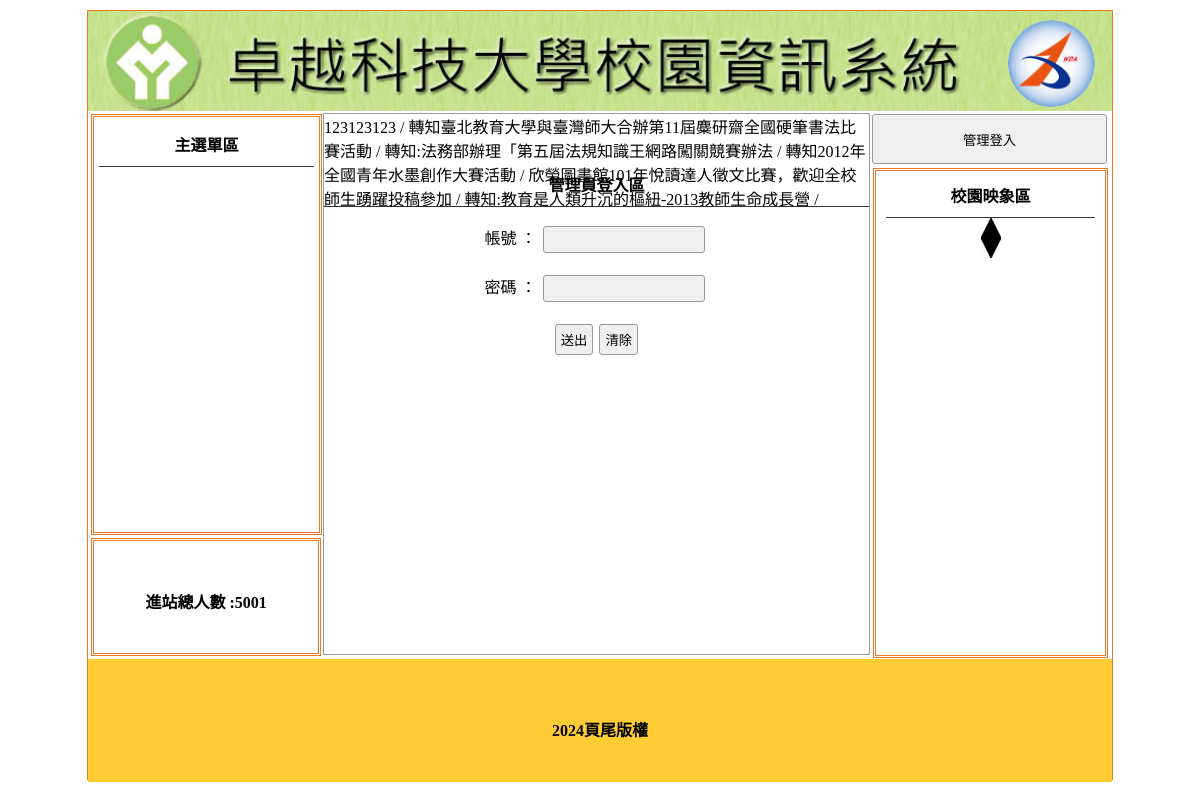
The page /?do=login on the database as committed earlier.
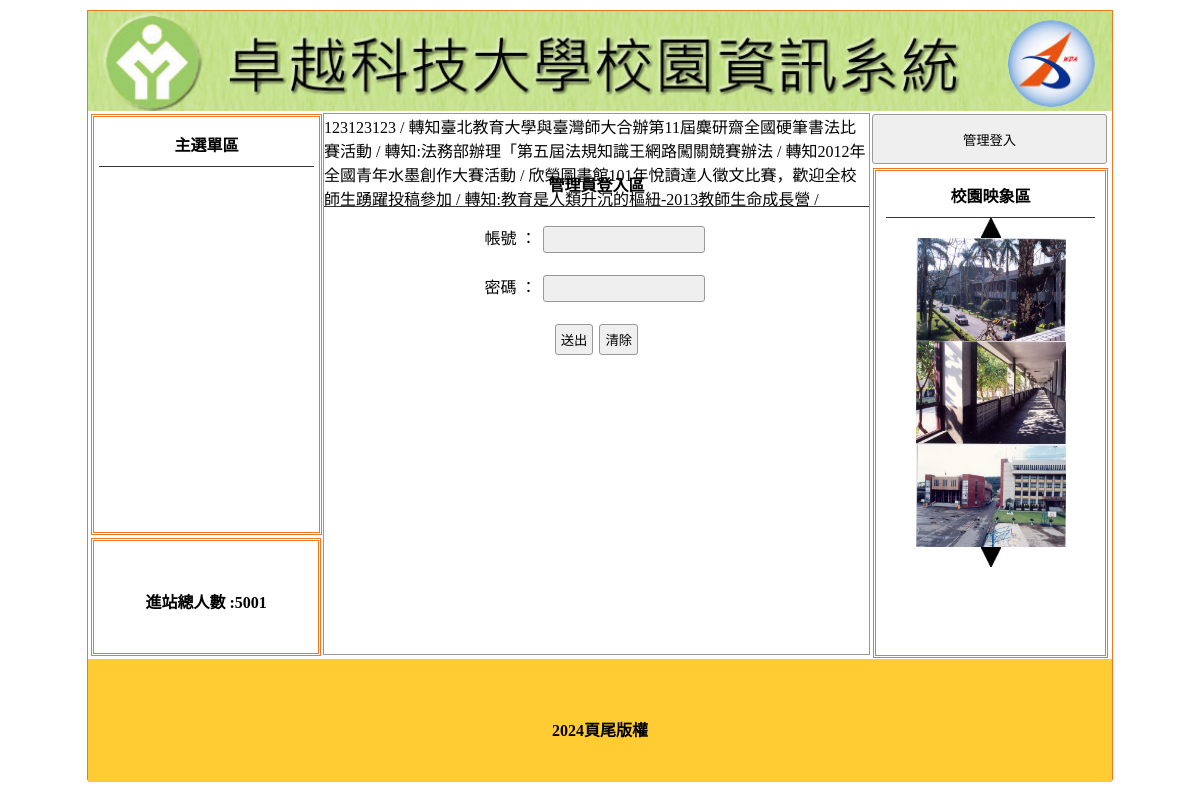
The same page on the database as committed later.
### tables this page shows
CREATE TABLE `titles` (
  `id` int(10) UNSIGNED NOT NULL,
  `img` text NOT NULL,
  `text` text NOT NULL,
  `sh` int(1) NOT NULL DEFAULT 0
);

CREATE TABLE `total` (
  `id` int(10) UNSIGNED NOT NULL,
  `total` int(5) NOT NULL
);

CREATE TABLE `ad` (
  `id` int(10) UNSIGNED NOT NULL,
  `text` text NOT NULL,
  `sh` int(1) NOT NULL DEFAULT 1
);

CREATE TABLE `bottom` (
  `id` int(10) UNSIGNED NOT NULL,
  `bottom` text NOT NULL
);

CREATE TABLE `image` (
  `id` int(10) UNSIGNED NOT NULL,
  `img` text NOT NULL,
  `sh` int(1) NOT NULL DEFAULT 1
);

### api/db.php (called while the page is built, shortened)
<?php
class DB
{
    protected $dsn = "mysql:host=localhost;charset=utf8;dbname=c1-02";
    protected $pdo;
    protected $table;
    public function __construct($table)
    {
        $this->table = $table;
        $this->pdo = new PDO($this->dsn, 'root', '');
    }
    private function a2s($array)
    {
        foreach ($array as $col => $value) {
            $tmp[] = "`$col`='$value'";
        }
        return $tmp;
    }
    function find($id)
    {
        $sql = "select * from `$this->table` where ";
        if (is_array($id)) {
            $tmp = $this->a2s($id);
            $sql .= join(" && ", $tmp);
        } elseif (is_numeric($id)) {
            $sql .= "`id`='$id'";
        } else {
            echo "x type";
        }
        return $this->pdo->query($sql)->fetch(PDO::FETCH_ASSOC);
    }
    private function sql_all($sql, $array, $other)
    {
        if (isset($this->table) && !empty($this->table)) {
            if (is_array($array)) {
                if (!empty($array)) {
                    $tmp = $this->a2s($array);
                    $sql .= " where " . join(" && ", $tmp);
                }
            } else {
                $sql .= " $array ";
            }
            return $sql .= $other;
        } else {
            echo "x table";
        }
    }
    function all($where = '', $other = '')
    {
        $sql = "select * from `$this->table` ";
        $sql = $this->sql_all($sql, $where, $other);
        return $this->pdo->query($sql)->fetchAll(PDO::FETCH_ASSOC);
    }
}
$Title=new DB('titles');
$Total=new DB('total');
$Bottom=new DB('bottom');
$Image=new DB('image');
$Ad=new DB('ad');

### index.php (the view, shortened to what this page needs)
<?php include_once "./api/db.php"; ?>
<!DOCTYPE html PUBLIC "-//W3C//DTD XHTML 1.0 Transitional//EN" "http://www.w3.org/TR/xhtml1/DTD/xhtml1-transitional.dtd">
<html xmlns="http://www.w3.org/1999/xhtml">
<head>
	<link href="./css/css.css" rel="stylesheet" type="text/css">
</head>
<body>
	<div id="main">
		<a title="" href="./index.php">
			<div class="ti" style="background:url(./img/<?= $Title->find(['sh' => 1])['img']; ?>); background-size:cover;"></div>
		</a>
		<div id="ms">
			<div id="lf" style="float:left;">
				<div id="menuput" class="dbor">
					<span class="t botli">主選單區</span>
				</div>
				<div class="dbor" style="margin:3px; width:95%; height:20%; line-height:100px;">
					<span class="t">進站總人數 :<?= $Total->find(1)['total']; ?></span>
				</div>
			</div>
			<?php
			$do = $_GET['do'] ?? 'mian';
			$file = "./front/{$do}.php";
			if (file_exists($file)) {
				include $file;
			} else {
				include_once "./front/main.php";
			}
			?>
			<div class="di di ad" style="height:540px; width:23%; padding:0px; margin-left:22px; float:left; ">
				<button style="width:100%; margin-left:auto; margin-right:auto; margin-top:2px; height:50px;" onclick="location.href='?do=login'">管理登入</button>
				<div style="width:89%; height:480px;" class="dbor">
					<span class="t botli">校園映象區</span>
					<div class="cent" onclick="pp(1)"><img src="./icon/up.jpg" alt=""></div>
					<?php
					$imgs = $Image->all(['sh' => 1]);
					foreach ($imgs as $idx => $img) {
					?>
						<div id="ssaa<?= $idx; ?>" class="im cent">
							<img src="./img/<?= $img['img']; ?>" style="width:150px;height:103px">
						</div>
					<?php
					}
					?>
					<div class="cent" onclick="pp(2)"><img src="./icon/dn.jpg" a=""></div>
				</div>
			</div>
		</div>
		<div style="width:1024px; left:0px; position:relative; background:#FC3; margin-top:4px; height:123px; display:block;">
			<span class="t" style="line-height:123px;"><?= $Bottom->find(1)['bottom']; ?></span>
		</div>
	</div>
</body>
</html>

### front/login.php (shortened to what this page needs)
<div class="di" style="height:540px; border:#999 1px solid; width:53.2%; margin:2px 0px 0px 0px; float:left; position:relative; left:20px;">
	<marquee scrolldelay="120" direction="left" style="position:absolute; width:100%; height:40px;">
	<?php
		$ads = $Ad->all(['sh' => 1]);
		foreach ($ads as $ad) {
			echo $ad['text'] . " / ";
		}
		?>
</marquee>
	<div style="height:32px; display:block;"></div>
	<form method="post" action="./api/check.php">
		<p class="t botli">管理員登入區</p>
		<p class="cent">帳號 ： <input name="acc" autofocus="" type="text"></p>
		<p class="cent">密碼 ： <input name="pw" type="password"></p>
		<p class="cent"><input value="送出" type="submit"><input type="reset" value="清除"></p>
	</form>
</div>

### css/css.css (style rules this page uses)
body { padding:0px; margin:0px; }
#main { width:1024px; height:768px; margin:10px auto 10px auto; border:#EE7728 1px solid; position:relative; }
.ti { width:100%; height:100px; position:relative; background-size:cover; background-repeat:no-repeat; }
.dbor { border:#EE7728 double 3px; margin:1px; padding:2px 10px 2px 10px; }
.t { font-weight:800; display:block; text-align:center; padding:10px 1px 10px 1px; }
.botli { border-bottom:#333 1px solid; }
#lf { height:540px; width:21%; display:inline-block; }
#menuput { width:100%; height:75%; position:relative; padding:5px; display:block; margin: 3px; }
.di { display:inline-block; }
.ad { margin:1px; padding:2px 10px 2px 10px; }
.cent { text-align:center; }
input,button { border:#999 1px solid; border-radius:3px; background:#EFEFEF; padding:5px; margin:3px; }
input[type=text],input[type=password] { width:150px; }

Rows that differ between the two databases and show on the page:
added image: img (picture)
added image: img (picture)
added image: img (picture)
